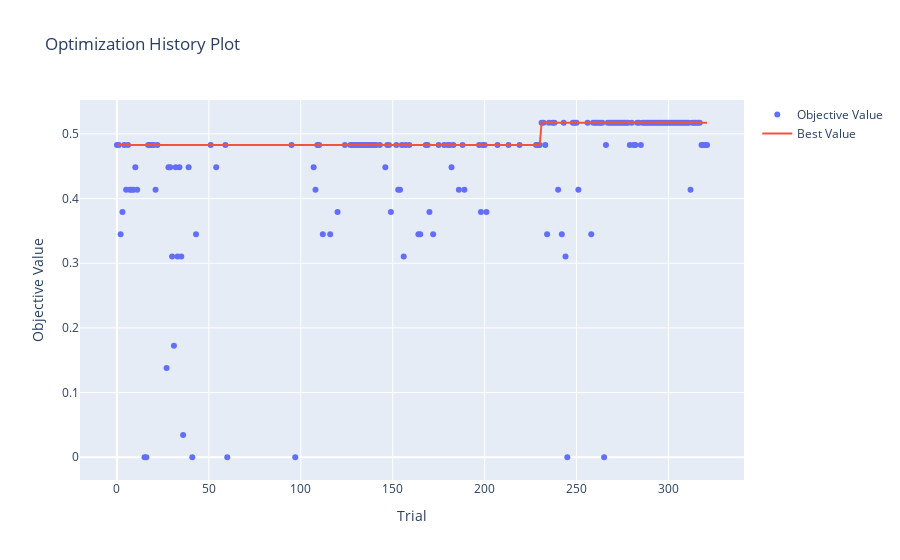

Notebook cell for this chart:
### Code cell
plot_optimization_history(study_xgb)

### Figure 1 — Plotly figure (JSON) as saved in the notebook; plotly's stock layout.template omitted (floating-point values rounded to 4 significant figures; data arrays with more than 128 entries replaced by an {"elided": "..."} marker saying what was removed)
{"data": [{"mode": "markers", "name": "Objective Value", "type": "scatter", "x": {"elided": "181 int values"}, "y": {"elided": "181 float values"}}, {"mode": "lines", "name": "Best Value", "type": "scatter", "x": {"elided": "322 int values"}, "y": {"elided": "322 float values"}}, {"marker": {"color": "#cccccc"}, "mode": "markers", "name": "Infeasible Trial", "showlegend": false, "type": "scatter", "x": [], "y": []}], "layout": {"title": {"text": "Optimization History Plot"}, "xaxis": {"title": {"text": "Trial"}}, "yaxis": {"title": {"text": "Objective Value"}}}}
